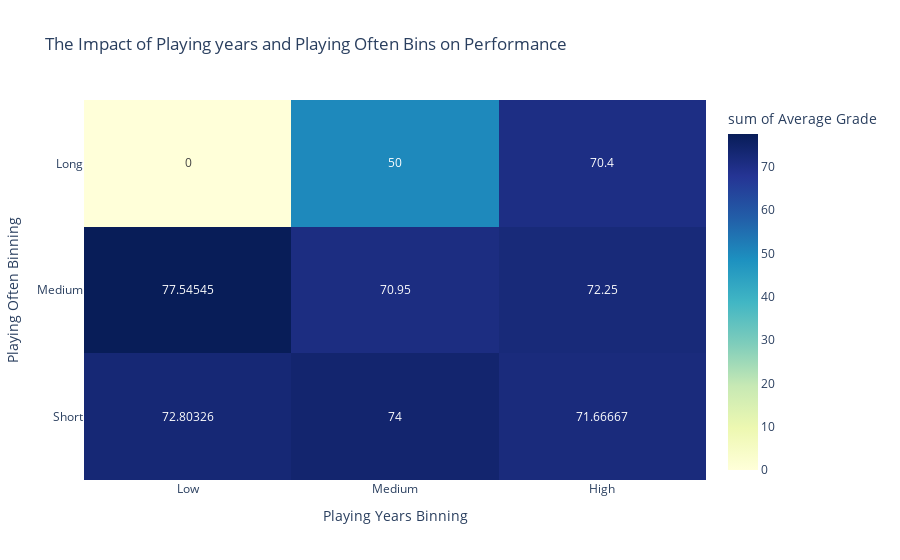

Notebook source saved alongside this figure:
### Code cell
# Binning Process: Bin the game years and duration
df["Playing Years Bin"] = pd.cut(df["Playing Years"], bins=3, labels=["Low", "Medium", "High"])
df["Playing Hours Bin"] = pd.cut(df["Playing Hours"], bins=3, labels=["Short", "Medium", "Long"])

# Calculate the average score for each bin combination
heatmap_data = df.groupby(["Playing Years Bin", "Playing Hours Bin"])["Grade"].mean().reset_index()

# Create heatmap
fig = px.density_heatmap(
    heatmap_data,
    x="Playing Years Bin",
    y="Playing Hours Bin",
    z="Grade",
    title="The Impact of Playing years and Playing Often Bins on Performance ",
    labels={"Grade": "Average Grade"},
    color_continuous_scale="YlGnBu",
    text_auto=True  
)
fig.update_layout(
    xaxis_title="Playing Years Binning",
    yaxis_title="Playing Often Binning",
    template="plotly_white"
)
fig.show()

### Figure 1 — Plotly figure (JSON) as saved in the notebook; plotly's stock layout.template omitted (floating-point values rounded to 4 significant figures)
{"data": [{"coloraxis": "coloraxis", "histfunc": "sum", "hovertemplate": "Playing Years Bin=%{x}<br>Playing Hours Bin=%{y}<br>sum of Average Grade=%{z}<extra></extra>", "name": "", "texttemplate": "%{z}", "type": "histogram2d", "x": ["Low", "Low", "Low", "Medium", "Medium", "Medium", "High", "High", "High"], "xaxis": "x", "xbingroup": "x", "y": ["Short", "Medium", "Long", "Short", "Medium", "Long", "Short", "Medium", "Long"], "yaxis": "y", "ybingroup": "y", "z": [72.8, 77.55, NaN, 74.0, 70.95, 50.0, 71.67, 72.25, 70.4]}], "layout": {"coloraxis": {"colorbar": {"title": {"text": "sum of Average Grade"}}, "colorscale": [[0, "rgb(255,255,217)"], [0.125, "rgb(237,248,177)"], [0.25, "rgb(199,233,180)"], [0.375, "rgb(127,205,187)"], [0.5, "rgb(65,182,196)"], [0.625, "rgb(29,145,192)"], [0.75, "rgb(34,94,168)"], [0.875, "rgb(37,52,148)"], [1, "rgb(8,29,88)"]]}, "legend": {"tracegroupgap": 0}, "title": {"text": "The Impact of Playing years and Playing Often Bins on Performance "}, "xaxis": {"anchor": "y", "domain": [0, 1], "title": {"text": "Playing Years Binning"}}, "yaxis": {"anchor": "x", "domain": [0, 1], "title": {"text": "Playing Often Binning"}}}}
